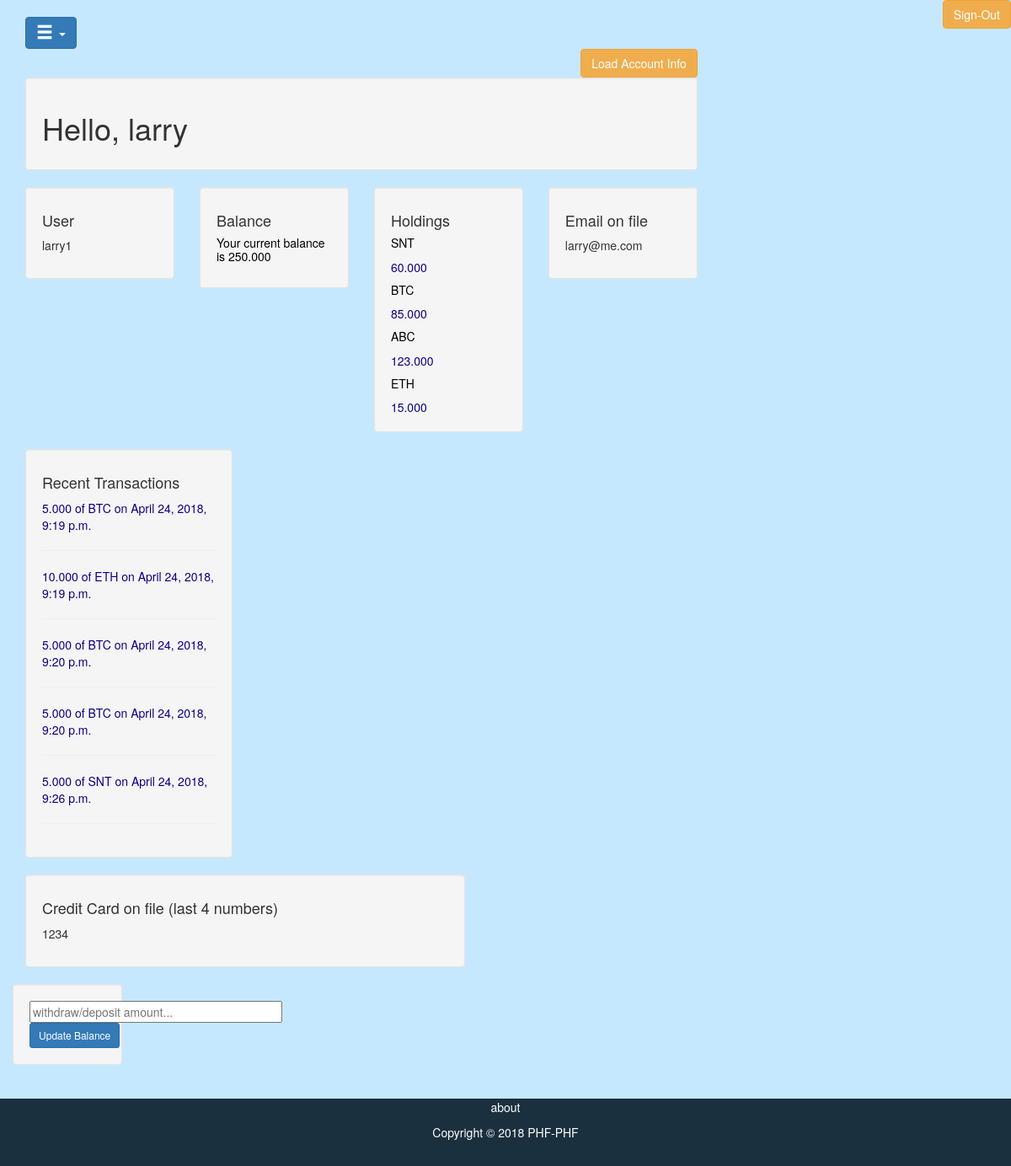
Page /account/load_info/ (signed in) on the committed database.
### home/models.py (models this page shows, shortened)
class UserBalance(models.Model):
    username = models.OneToOneField(User, on_delete=models.CASCADE)
    balance = models.DecimalField(decimal_places=3, max_digits=12)

class UserTransactions(models.Model):
    username = models.ForeignKey(User, on_delete=models.CASCADE)
    ticker = models.CharField(max_length=30)
    amount = models.DecimalField(decimal_places=3, max_digits=12)
    class Meta:
        unique_together = (('username', 'ticker'),)

class UserTransactions_Time(models.Model):
    username = models.ForeignKey(User, on_delete=models.CASCADE)
    ticker = models.CharField(max_length=30)
    amount = models.DecimalField(decimal_places=3, max_digits=12)
    timestamp = models.DateTimeField()
    class Meta:
        unique_together = (('username', 'ticker', 'timestamp'),)

### account/views.py (the view)
# urls.py: path('load_info/', views.load_info, name='load_info'),
def load_info(request):
    if request.method == 'GET':
        username = request.user
        holdings = UserTransactions.objects.filter(username=username)
        balance, created = UserBalance.objects.get_or_create(username=username, defaults={"balance": 0})
        user, created2 = UserProfile.objects.get_or_create(user=username)
        transactions = UserTransactions_Time.objects.filter(username=username).order_by('timestamp')[:5]
        print(balance.balance)
        return render(request, 'account/user.html', {"info": {"holding": holdings, "balances":balance, "user":user.creditcard%10000, "transactions":transactions}})

### templates/account/user.html (shortened to what this page needs)
<!DOCTYPE html>
<html lang="en">
<head>
    {% load staticfiles %}
    <link rel="stylesheet" href="{% static 'home/css/bootstrap.min.css' %}" type="text/css" />
    <link rel="stylesheet" href="https://maxcdn.bootstrapcdn.com/bootstrap/3.3.7/css/bootstrap.min.css">
</head>
<input type="button" class="btn btn-warning" onClick="parent.location='/account/logout'" value="Sign-Out" style="float: right;">
<body class="body" style="background-color:#c6e8ff">
    <div class="container-fluid" style="min-height:95%; ">
        <div class="row">
            <div class="col-sm-10">
                <br>
                <div class="dropdown">
                    <button class="btn btn-primary dropdown-toggle" type="button" data-toggle="dropdown">
                        <span class="glyphicon glyphicon-menu-hamburger"></span>
                    </button>
                </div>
            </div>
            <br>
            <div class="container-fluid">
                <div class="row content">
                    <div class="col-sm-9">
                        <input type="button" method='GET' class="btn btn-warning" onClick="parent.location='/account/load_info'" value="Load Account Info"
                            style="float: right;">
                    </div>
                    <div class="col-sm-9">
                        <div class="well">
                            <h1>Hello, {{user.first_name}}</h1>
                        </div>
                        <div class="row">
                            <div class="col-sm-3">
                                <div class="well">
                                    <h4>User</h4>
                                    <p>{{user.username}}</p>
                                </div>
                            </div>
                            <div class="col-sm-3">
                                <div class="well">
                                    <h4>Balance</h4>
                                    {% if info %}
                                    <h5 style="color: rgb(0, 0, 0)">Your current balance is {{info.balances.balance}}</h5>
                                    {% endif %}
                                </div>
                            </div>
                            <div class="col-sm-3">
                                <div class="well">
                                    <h4>Holdings</h4>
                                    {% if info %} {% for holding in info.holding %}
                                    {% if holding.ticker %}
                                    <h5 style="color: rgb(0, 0, 0)">{{holding.ticker}}</h5>
                                    <h8 style="color: rgb(13, 0, 131)">{{holding.amount}}</h8>
                                    {% else %}
                                    <h5 style="color: rgb(0, 0, 0)">Currently no holdings</h5>
                                    {% endif %}
                                    {% endfor %} {% endif %}
                                </div>
                            </div>
                            <div class="col-sm-3">
                                <div class="well">
                                    <h4>Email on file</h4>
                                    <p>{{user.email}}</p>
                                </div>
                            </div>
                        </div>
                        <div class="row">
                            <div class="col-sm-4">
                                <div class="well">
                                    <h4>Recent Transactions</h4>
                                    {% if info %} {% for transaction in info.transactions %}
                                    <h8 style="color: rgb(13, 0, 131)">{{transaction.amount}} of {{transaction.ticker}} on {{transaction.timestamp}}</h8>
                                    <hr>
                                    {% endfor %} {% endif %}
                                </div>
                            </div>
                        </div>
                        <div class="row">
                            <div class="col-sm-8">
                                <div class="well">
                                    <h4>Credit Card on file (last 4 numbers)</h4>
                                    {% if info %}
                                    <p>{{info.user}}</p>
                                    {% endif %}
                                </div>
                            </div>
                            <div class="row">
                                <div class="col-sm-4">
                                    <div class="well">
                                        <form type="post" method="post" action="{%url 'update_balance' %}" style="margin:0;">{% csrf_token %}
                                            <input id="balance_box" type="number" name="balance_box" style="width: 300px;" placeholder="withdraw/deposit amount...">
                                            <button id="update_balance" class="btn btn-primary btn-sm" type="submit" formaction="{%url 'update_balance' %}">Update Balance</button>
                                        </form>
                                    </div>
                                </div>
                            </div>
                        </div>
                    </div>
                </div>
            </div>
        </div>
    </div>
    <br>
    <div class="wrapper">
        <footer class="container-fluid text-center">
            <div class='container-fluid'>
                <p>
                    <a href="/account/about/" title="about" style="color: rgb(255, 255, 255)">about</a>
                </p>
                <p style="color: rgb(255, 255, 255)">Copyright &copy; 2018 PHF-PHF</p>
            </div>
        </footer>
        <div class="push"></div>
    </div>
    <div class="footer"></div>
</body>
</html>

### templates/account/user.html (style rules this page uses)
.glyphicon-menu-hamburger { font-size: 20px; }
* { margin: 0; }
.wrapper { min-height: 5%; height: auto !important; height: 5%; margin: 0 auto -20px; background-color: #1b303f; }
.footer, .push { height: 20px; }

### rows in the picture
UserBalance: balances.balance "250.000"
UserTransactions: ticker "SNT", amount "60.000"
UserTransactions: ticker "BTC", amount "85.000"
UserTransactions: ticker "ABC", amount "123.000"
UserTransactions: ticker "ETH", amount "15.000"

### other values in the picture
{{ user.first_name }} "larry"
{{ user.username }} "larry1"
{{ user.email }} "larry@me.com"
{{ info.user }} "1234"
